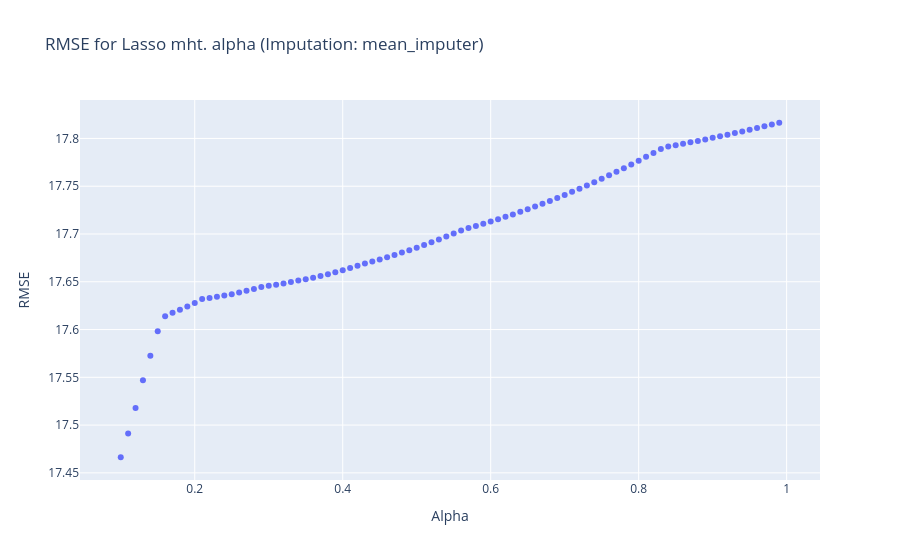
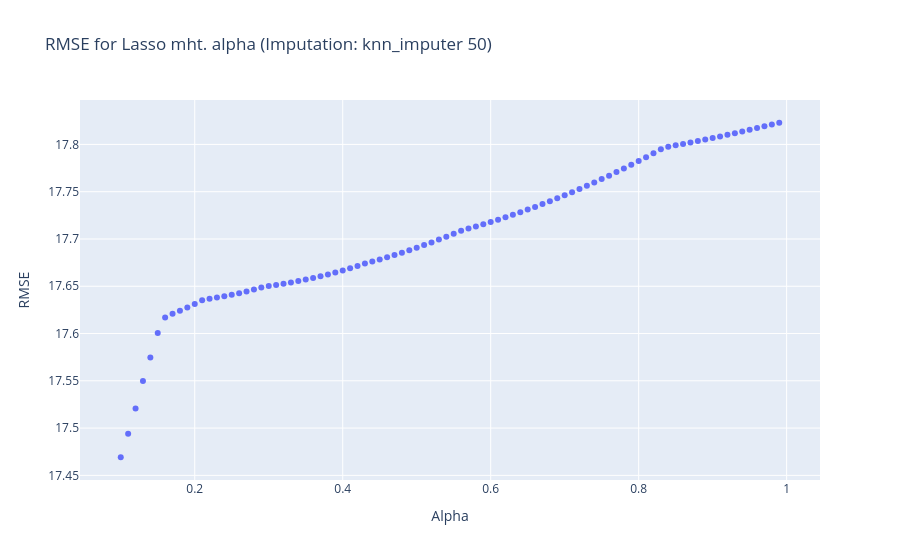
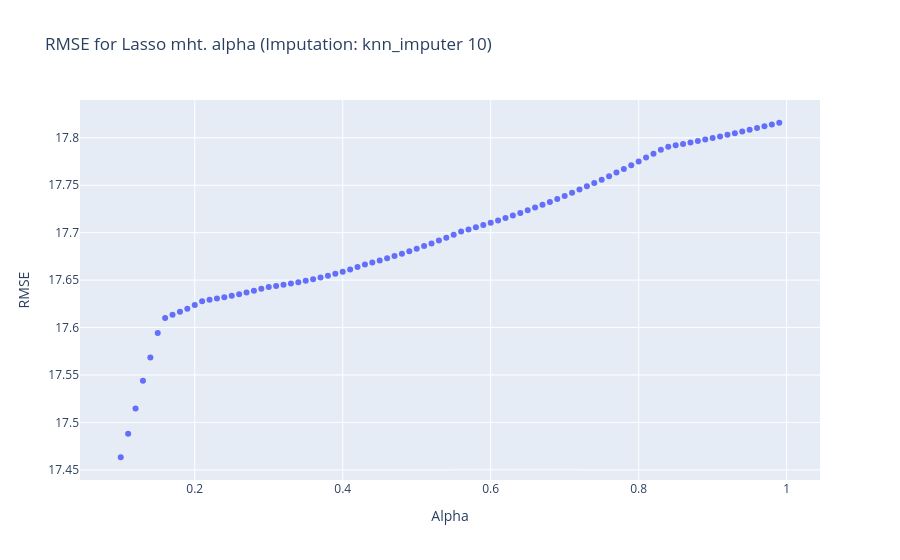

The notebook cell saved with these charts, in order:
### Markdown cell above
## Splitting av data

### Code cell
def alpha_model_test(imputation_strategy, model_class, model_name, alphas=np.arange(0.1, 1, 0.01), random_state=42):
    models = {
        alpha: model_class(alpha=alpha, random_state=random_state).fit(filled_X_train[imputation_strategy], y_train) 
        for alpha in alphas
    }
    
    rmse = {
        alpha: np.sqrt(mean_squared_error(y_val, model.predict(filled_x_val[imputation_strategy])))
        for alpha, model in models.items()
    }
    
    best_alpha = min(rmse, key=rmse.get)
    best_rmse = rmse[best_alpha]
    
    print(f"Model: {model_name}")
    print("Imputation Strategy:", imputation_strategy)
    print("Best Alpha:", best_alpha)
    print("Best RMSE:", best_rmse)

    fig = px.scatter(x=list(rmse.keys()), y=list(rmse.values()), labels={'x': 'Alpha', 'y': 'RMSE'},
                     title=f"RMSE for {model_name} mht. alpha (Imputation: {imputation_strategy})")
    fig.show()
    
    return best_alpha, best_rmse

def print_alpha_stats(model_class, model_name):
    best_alpha = None
    best_strategy = None
    best_rmse = float("inf")
    
    for strategy in imputation_strategies.keys():
        alpha, rmse = alpha_model_test(strategy, model_class, model_name)
        
        if rmse < best_rmse:
            best_alpha = alpha
            best_strategy = strategy
            best_rmse = rmse

    print("\nOverall best results for:", model_name)
    print("Best Imputation Strategy:", best_strategy)
    print("Best Alpha:", best_alpha)
    print("Best RMSE:", best_rmse)
    
    return best_alpha, best_rmse

best_lasso_alpha, best_lasso_rmse = print_alpha_stats(Lasso, "Lasso")
best_ridge_alpha, best_ridge_rmse = print_alpha_stats(Ridge, "Ridge")

### Figure 1 — Plotly figure (JSON) as saved in the notebook; plotly's stock layout.template omitted (floating-point values rounded to 4 significant figures)
{"data": [{"hovertemplate": "Alpha=%{x}<br>RMSE=%{y}<extra></extra>", "legendgroup": "", "marker": {"color": "#636efa", "symbol": "circle"}, "mode": "markers", "name": "", "orientation": "v", "showlegend": false, "type": "scatter", "x": [0.1, 0.11, 0.12, 0.13, 0.14, 0.15, 0.16, 0.17, 0.18, 0.19, 0.2, 0.21, 0.22, 0.23, 0.24, 0.25, 0.26, 0.27, 0.28, 0.29, 0.3, 0.31, 0.32, 0.33, 0.34, 0.35, 0.36, 0.37, 0.38, 0.39, 0.4, 0.41, 0.42, 0.43, 0.44, 0.45, 0.46, 0.47, 0.48, 0.49, 0.5, 0.51, 0.52, 0.53, 0.54, 0.55, 0.56, 0.57, 0.58, 0.59, 0.6, 0.61, 0.62, 0.63, 0.64, 0.65, 0.66, 0.67, 0.68, 0.69, 0.7, 0.71, 0.72, 0.73, 0.74, 0.75, 0.76, 0.77, 0.78, 0.79, 0.8, 0.81, 0.82, 0.83, 0.84, 0.85, 0.86, 0.87, 0.88, 0.89, 0.9, 0.91, 0.92, 0.93, 0.94, 0.95, 0.96, 0.97, 0.98, 0.99], "xaxis": "x", "y": [17.47, 17.49, 17.52, 17.55, 17.57, 17.6, 17.61, 17.62, 17.62, 17.62, 17.63, 17.63, 17.63, 17.63, 17.64, 17.64, 17.64, 17.64, 17.64, 17.64, 17.65, 17.65, 17.65, 17.65, 17.65, 17.65, 17.65, 17.66, 17.66, 17.66, 17.66, 17.66, 17.67, 17.67, 17.67, 17.67, 17.68, 17.68, 17.68, 17.68, 17.69, 17.69, 17.69, 17.69, 17.7, 17.7, 17.7, 17.71, 17.71, 17.71, 17.71, 17.72, 17.72, 17.72, 17.72, 17.73, 17.73, 17.73, 17.73, 17.74, 17.74, 17.74, 17.75, 17.75, 17.75, 17.76, 17.76, 17.77, 17.77, 17.77, 17.78, 17.78, 17.78, 17.79, 17.79, 17.79, 17.79, 17.8, 17.8, 17.8, 17.8, 17.8, 17.8, 17.81, 17.81, 17.81, 17.81, 17.81, 17.81, 17.82], "yaxis": "y"}], "layout": {"legend": {"tracegroupgap": 0}, "title": {"text": "RMSE for Lasso mht. alpha (Imputation: mean_imputer)"}, "xaxis": {"anchor": "y", "domain": [0, 1], "title": {"text": "Alpha"}}, "yaxis": {"anchor": "x", "domain": [0, 1], "title": {"text": "RMSE"}}}}

### Figure 2 — Plotly figure (JSON) as saved in the notebook; plotly's stock layout.template omitted (floating-point values rounded to 4 significant figures)
{"data": [{"hovertemplate": "Alpha=%{x}<br>RMSE=%{y}<extra></extra>", "legendgroup": "", "marker": {"color": "#636efa", "symbol": "circle"}, "mode": "markers", "name": "", "orientation": "v", "showlegend": false, "type": "scatter", "x": [0.1, 0.11, 0.12, 0.13, 0.14, 0.15, 0.16, 0.17, 0.18, 0.19, 0.2, 0.21, 0.22, 0.23, 0.24, 0.25, 0.26, 0.27, 0.28, 0.29, 0.3, 0.31, 0.32, 0.33, 0.34, 0.35, 0.36, 0.37, 0.38, 0.39, 0.4, 0.41, 0.42, 0.43, 0.44, 0.45, 0.46, 0.47, 0.48, 0.49, 0.5, 0.51, 0.52, 0.53, 0.54, 0.55, 0.56, 0.57, 0.58, 0.59, 0.6, 0.61, 0.62, 0.63, 0.64, 0.65, 0.66, 0.67, 0.68, 0.69, 0.7, 0.71, 0.72, 0.73, 0.74, 0.75, 0.76, 0.77, 0.78, 0.79, 0.8, 0.81, 0.82, 0.83, 0.84, 0.85, 0.86, 0.87, 0.88, 0.89, 0.9, 0.91, 0.92, 0.93, 0.94, 0.95, 0.96, 0.97, 0.98, 0.99], "xaxis": "x", "y": [17.47, 17.49, 17.52, 17.55, 17.57, 17.6, 17.62, 17.62, 17.62, 17.63, 17.63, 17.64, 17.64, 17.64, 17.64, 17.64, 17.64, 17.64, 17.65, 17.65, 17.65, 17.65, 17.65, 17.65, 17.66, 17.66, 17.66, 17.66, 17.66, 17.66, 17.67, 17.67, 17.67, 17.67, 17.68, 17.68, 17.68, 17.68, 17.69, 17.69, 17.69, 17.69, 17.7, 17.7, 17.7, 17.71, 17.71, 17.71, 17.71, 17.72, 17.72, 17.72, 17.72, 17.73, 17.73, 17.73, 17.73, 17.74, 17.74, 17.74, 17.75, 17.75, 17.75, 17.76, 17.76, 17.76, 17.77, 17.77, 17.77, 17.78, 17.78, 17.79, 17.79, 17.79, 17.8, 17.8, 17.8, 17.8, 17.8, 17.81, 17.81, 17.81, 17.81, 17.81, 17.81, 17.82, 17.82, 17.82, 17.82, 17.82], "yaxis": "y"}], "layout": {"legend": {"tracegroupgap": 0}, "title": {"text": "RMSE for Lasso mht. alpha (Imputation: knn_imputer 50)"}, "xaxis": {"anchor": "y", "domain": [0, 1], "title": {"text": "Alpha"}}, "yaxis": {"anchor": "x", "domain": [0, 1], "title": {"text": "RMSE"}}}}

### Figure 3 — Plotly figure (JSON) as saved in the notebook; plotly's stock layout.template omitted (floating-point values rounded to 4 significant figures)
{"data": [{"hovertemplate": "Alpha=%{x}<br>RMSE=%{y}<extra></extra>", "legendgroup": "", "marker": {"color": "#636efa", "symbol": "circle"}, "mode": "markers", "name": "", "orientation": "v", "showlegend": false, "type": "scatter", "x": [0.1, 0.11, 0.12, 0.13, 0.14, 0.15, 0.16, 0.17, 0.18, 0.19, 0.2, 0.21, 0.22, 0.23, 0.24, 0.25, 0.26, 0.27, 0.28, 0.29, 0.3, 0.31, 0.32, 0.33, 0.34, 0.35, 0.36, 0.37, 0.38, 0.39, 0.4, 0.41, 0.42, 0.43, 0.44, 0.45, 0.46, 0.47, 0.48, 0.49, 0.5, 0.51, 0.52, 0.53, 0.54, 0.55, 0.56, 0.57, 0.58, 0.59, 0.6, 0.61, 0.62, 0.63, 0.64, 0.65, 0.66, 0.67, 0.68, 0.69, 0.7, 0.71, 0.72, 0.73, 0.74, 0.75, 0.76, 0.77, 0.78, 0.79, 0.8, 0.81, 0.82, 0.83, 0.84, 0.85, 0.86, 0.87, 0.88, 0.89, 0.9, 0.91, 0.92, 0.93, 0.94, 0.95, 0.96, 0.97, 0.98, 0.99], "xaxis": "x", "y": [17.46, 17.49, 17.51, 17.54, 17.57, 17.59, 17.61, 17.61, 17.62, 17.62, 17.62, 17.63, 17.63, 17.63, 17.63, 17.63, 17.64, 17.64, 17.64, 17.64, 17.64, 17.64, 17.65, 17.65, 17.65, 17.65, 17.65, 17.65, 17.65, 17.66, 17.66, 17.66, 17.66, 17.67, 17.67, 17.67, 17.67, 17.68, 17.68, 17.68, 17.68, 17.69, 17.69, 17.69, 17.69, 17.7, 17.7, 17.7, 17.71, 17.71, 17.71, 17.71, 17.72, 17.72, 17.72, 17.72, 17.73, 17.73, 17.73, 17.74, 17.74, 17.74, 17.75, 17.75, 17.75, 17.76, 17.76, 17.76, 17.77, 17.77, 17.78, 17.78, 17.78, 17.79, 17.79, 17.79, 17.79, 17.8, 17.8, 17.8, 17.8, 17.8, 17.8, 17.8, 17.81, 17.81, 17.81, 17.81, 17.81, 17.82], "yaxis": "y"}], "layout": {"legend": {"tracegroupgap": 0}, "title": {"text": "RMSE for Lasso mht. alpha (Imputation: knn_imputer 10)"}, "xaxis": {"anchor": "y", "domain": [0, 1], "title": {"text": "Alpha"}}, "yaxis": {"anchor": "x", "domain": [0, 1], "title": {"text": "RMSE"}}}}
